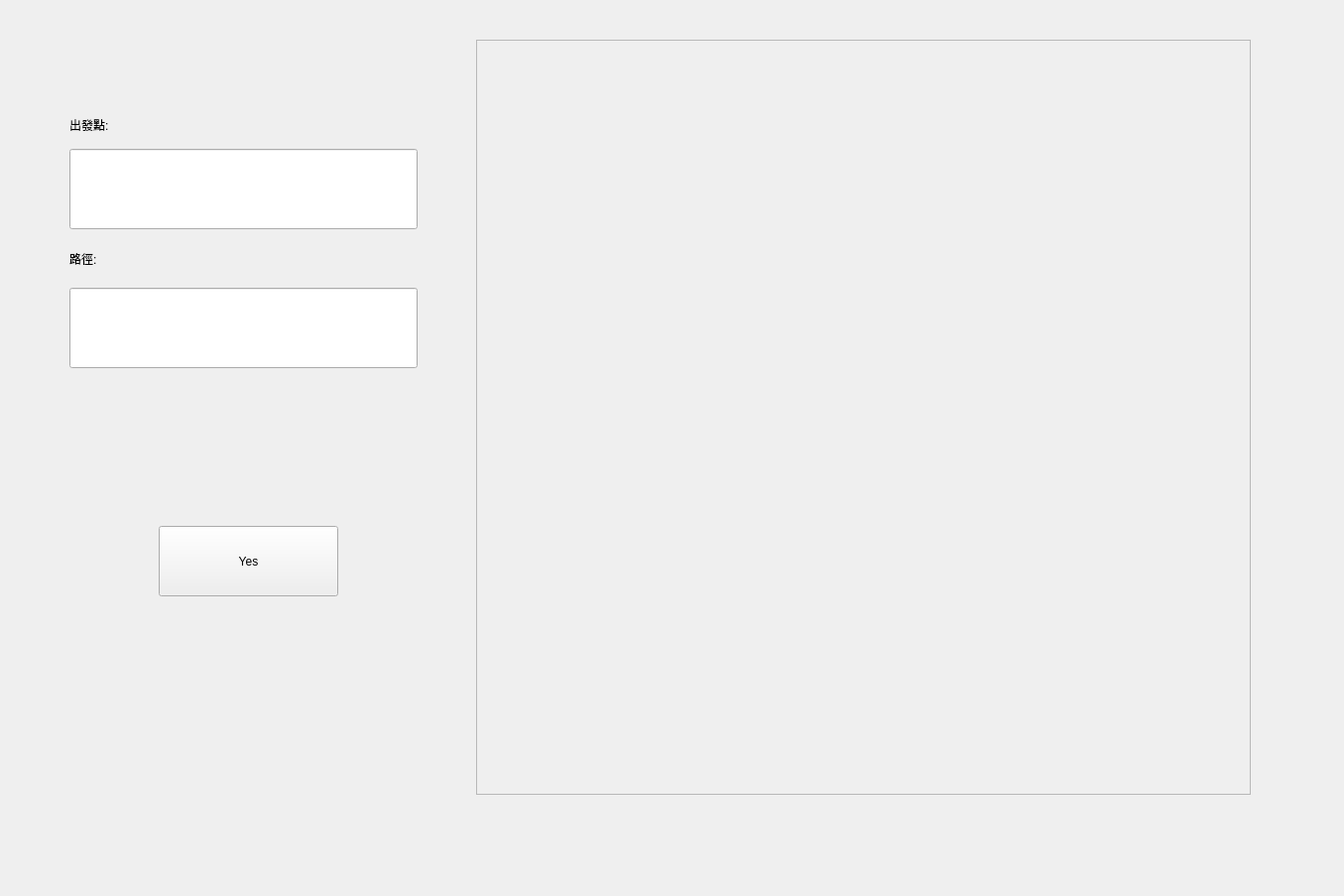
<?xml version="1.0" encoding="UTF-8"?>
<ui version="4.0">
 <class>Frame</class>
 <widget class="QFrame" name="Frame">
  <property name="geometry">
   <rect>
    <x>0</x>
    <y>0</y>
    <width>1355</width>
    <height>903</height>
   </rect>
  </property>
  <property name="windowTitle">
   <string>Frame</string>
  </property>
  <widget class="QPushButton" name="pushButton">
   <property name="geometry">
    <rect>
     <x>160</x>
     <y>530</y>
     <width>181</width>
     <height>71</height>
    </rect>
   </property>
   <property name="text">
    <string>Yes</string>
   </property>
  </widget>
  <widget class="QLineEdit" name="lineEdit">
   <property name="geometry">
    <rect>
     <x>70</x>
     <y>150</y>
     <width>351</width>
     <height>81</height>
    </rect>
   </property>
  </widget>
  <widget class="QScrollArea" name="scrollArea">
   <property name="geometry">
    <rect>
     <x>480</x>
     <y>40</y>
     <width>781</width>
     <height>761</height>
    </rect>
   </property>
   <property name="widgetResizable">
    <bool>true</bool>
   </property>
   <widget class="QWidget" name="scrollAreaWidgetContents">
    <property name="geometry">
     <rect>
      <x>0</x>
      <y>0</y>
      <width>775</width>
      <height>755</height>
     </rect>
    </property>
   </widget>
  </widget>
  <widget class="QLabel" name="label">
   <property name="geometry">
    <rect>
     <x>70</x>
     <y>100</y>
     <width>121</width>
     <height>51</height>
    </rect>
   </property>
   <property name="text">
    <string>出發點:</string>
   </property>
  </widget>
  <widget class="QLabel" name="label_2">
   <property name="geometry">
    <rect>
     <x>70</x>
     <y>240</y>
     <width>101</width>
     <height>41</height>
    </rect>
   </property>
   <property name="text">
    <string>路徑:</string>
   </property>
  </widget>
  <widget class="QLineEdit" name="lineEdit_2">
   <property name="geometry">
    <rect>
     <x>70</x>
     <y>290</y>
     <width>351</width>
     <height>81</height>
    </rect>
   </property>
  </widget>
 </widget>
 <resources/>
 <connections/>
</ui>
